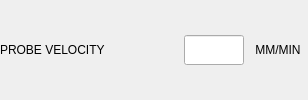
                     <widget class="QWidget" name="widget_probe_vel" native="true">
                      <layout class="QHBoxLayout" name="horizontalLayout_46">
                       <property name="spacing">
                        <number>4</number>
                       </property>
                       <property name="leftMargin">
                        <number>0</number>
                       </property>
                       <property name="topMargin">
                        <number>0</number>
                       </property>
                       <property name="rightMargin">
                        <number>0</number>
                       </property>
                       <property name="bottomMargin">
                        <number>0</number>
                       </property>
                       <item>
                        <widget class="QLabel" name="label_7">
                         <property name="sizePolicy">
                          <sizepolicy hsizetype="Preferred" vsizetype="Fixed">
                           <horstretch>0</horstretch>
                           <verstretch>0</verstretch>
                          </sizepolicy>
                         </property>
                         <property name="minimumSize">
                          <size>
                           <width>180</width>
                           <height>30</height>
                          </size>
                         </property>
                         <property name="maximumSize">
                          <size>
                           <width>180</width>
                           <height>30</height>
                          </size>
                         </property>
                         <property name="toolTip">
                          <string>Probe down final velocity</string>
                         </property>
                         <property name="text">
                          <string>PROBE VELOCITY</string>
                         </property>
                         <property name="alignment">
                          <set>Qt::AlignLeading|Qt::AlignLeft|Qt::AlignVCenter</set>
                         </property>
                        </widget>
                       </item>
                       <item>
                        <widget class="QLineEdit" name="lineEdit_probe_vel">
                         <property name="sizePolicy">
                          <sizepolicy hsizetype="Fixed" vsizetype="Fixed">
                           <horstretch>0</horstretch>
                           <verstretch>0</verstretch>
                          </sizepolicy>
                         </property>
                         <property name="minimumSize">
                          <size>
                           <width>60</width>
                           <height>30</height>
                          </size>
                         </property>
                         <property name="maximumSize">
                          <size>
                           <width>60</width>
                           <height>30</height>
                          </size>
                         </property>
                         <property name="maxLength">
                          <number>8</number>
                         </property>
                         <property name="alignment">
                          <set>Qt::AlignCenter</set>
                         </property>
                         <property name="readOnly">
                          <bool>false</bool>
                         </property>
                        </widget>
                       </item>
                       <item>
                        <widget class="QLabel" name="lbl_probe_vel_units">
                         <property name="sizePolicy">
                          <sizepolicy hsizetype="Fixed" vsizetype="Fixed">
                           <horstretch>0</horstretch>
                           <verstretch>0</verstretch>
                          </sizepolicy>
                         </property>
                         <property name="minimumSize">
                          <size>
                           <width>60</width>
                           <height>30</height>
                          </size>
                         </property>
                         <property name="maximumSize">
                          <size>
                           <width>60</width>
                           <height>30</height>
                          </size>
                         </property>
                         <property name="text">
                          <string>MM/MIN</string>
                         </property>
                         <property name="alignment">
                          <set>Qt::AlignCenter</set>
                         </property>
                         <property name="wordWrap">
                          <bool>false</bool>
                         </property>
                         <property name="indent">
                          <number>0</number>
                         </property>
                        </widget>
                       </item>
                      </layout>
                     </widget>
